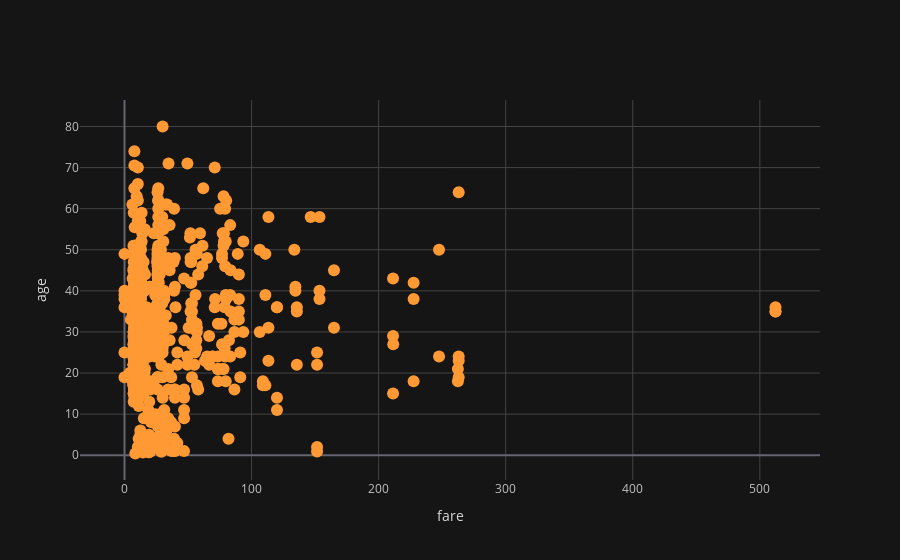

The notebook cell saved with this chart:
### Code cell
cf.set_config_file(theme='solar')
titnic.iplot(x = 'fare' , y ='age',mode = 'markers', xTitle = "fare" , yTitle = 'age' ,  )

### Figure 1 — Plotly figure (JSON) as saved in the notebook; plotly's stock layout.template omitted (floating-point values rounded to 4 significant figures; data arrays with more than 128 entries replaced by an {"elided": "..."} marker saying what was removed)
{"data": [{"line": {"color": "rgba(255, 153, 51, 1.0)", "dash": "solid", "shape": "linear", "width": 1.3}, "marker": {"size": 12, "symbol": "circle"}, "mode": "markers", "name": "age", "text": "", "type": "scatter", "x": {"elided": "891 float values"}, "y": {"elided": "891 mixed values"}}], "layout": {"legend": {"bgcolor": "#151516", "font": {"color": "#D9D9D9"}}, "paper_bgcolor": "#151516", "plot_bgcolor": "#151516", "title": {"font": {"color": "#D9D9D9"}}, "xaxis": {"gridcolor": "#434343", "showgrid": true, "tickfont": {"color": "#C2C2C2"}, "title": {"font": {"color": "#D9D9D9"}, "text": "fare"}, "zerolinecolor": "#666570"}, "yaxis": {"gridcolor": "#434343", "showgrid": true, "tickfont": {"color": "#C2C2C2"}, "title": {"font": {"color": "#D9D9D9"}, "text": "age"}, "zerolinecolor": "#666570"}}}
